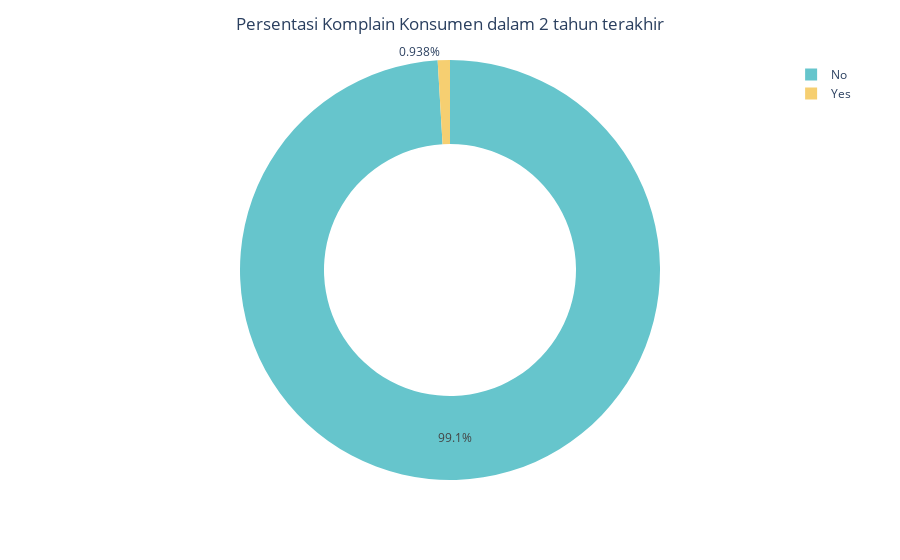

The notebook cell this image was saved under:
### Markdown cell above
### 3.1.8 Persentasi dari Konsumen yang Complain

### Code cell
counts = df.Complain.map({0:"No", 1:"Yes"}).value_counts()

fig = px.pie(values=counts.values, names=counts.index, hole=0.6,
             color_discrete_sequence=px.colors.qualitative.Pastel)
fig.update_layout(title_text='Persentasi Komplain Konsumen dalam 2 tahun terakhir', title_x=0.5)
fig.show()

### Figure 1 — Plotly figure (JSON) as saved in the notebook; plotly's stock layout.template omitted (floating-point values rounded to 4 significant figures)
{"data": [{"domain": {"x": [0, 1], "y": [0, 1]}, "hole": 0.6, "hovertemplate": "label=%{label}<br>value=%{value}<extra></extra>", "labels": ["No", "Yes"], "legendgroup": "", "name": "", "showlegend": true, "type": "pie", "values": [2219, 21]}], "layout": {"legend": {"tracegroupgap": 0}, "margin": {"t": 60}, "piecolorway": ["rgb(102, 197, 204)", "rgb(246, 207, 113)", "rgb(248, 156, 116)", "rgb(220, 176, 242)", "rgb(135, 197, 95)", "rgb(158, 185, 243)", "rgb(254, 136, 177)", "rgb(201, 219, 116)", "rgb(139, 224, 164)", "rgb(180, 151, 231)", "rgb(179, 179, 179)"], "title": {"text": "Persentasi Komplain Konsumen dalam 2 tahun terakhir", "x": 0.5}}}
